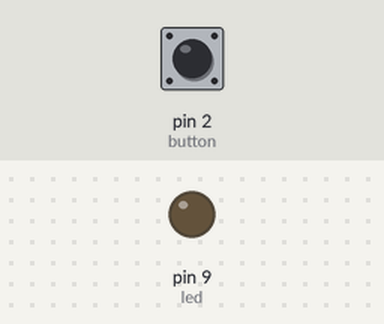
The sketch below on a simulated Arduino Uno, built with avr-gcc and run on an emulated ATmega328P. On the bench: output pins drawn as LEDs (lit = HIGH). The test bench sets the inputs (shaded band); at power-on: pin 2 (button) HIGH.

Above: at 1.2 s.
1.3 s: pin 2 (button) pulled LOW for 0.15 s
At 1.37 s:
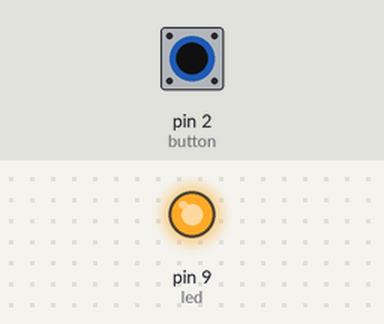
2.9 s: pin 2 (button) pulled LOW for 3.2 s
At 6.9 s:
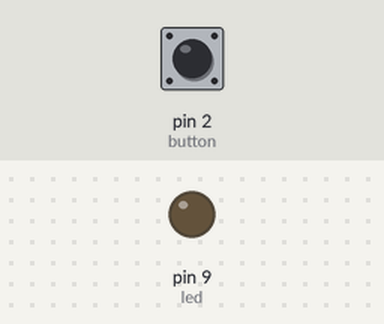
Timing chart, 0 to 8.4 s (numbered marks = the images above; inputs shaded):
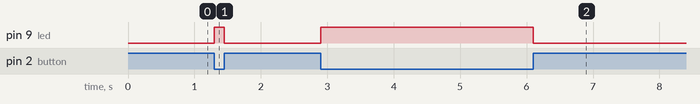

Measured:
- after the input at 1.3 s, pin 9 (led): LOW → HIGH at once, → LOW 0.15 s later
- after the input at 2.9 s, pin 9 (led): LOW → HIGH at once, → LOW 3.2 s later

The sketch:

sketch_dec01b.ino
```cpp
// refaire le prg en utilisant une resistance PULL UP  ( button sur la broche 2 / et la led sur la broche 9) ( pull up pour les entrées )
// le port D possede une resistance interne
// point rouge 5v // jaune courte circuit // bleu 0v // gris inderterminé


int button= 2;
int led=9;
void setup()
{
  /*pinMode(0,INPUT_PULLUP); // connexion (appel a la resistance de tirage)
  pinMode(1,INPUT_PULLUP); */
  pinMode(button,INPUT_PULLUP);
  pinMode(led,OUTPUT);
}

void loop()
{
if(digitalRead(button)==LOW)
{
  digitalWrite(led,HIGH);
}
else
{
  digitalWrite(led,LOW);
}
}
```
